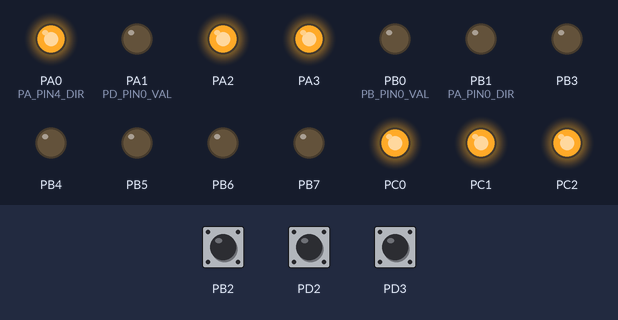
Bench run of a program on a simulated ATmega32, built with avr-gcc and emulated at 1 MHz. Shown: output pins drawn as LEDs (lit = HIGH). Inputs (shaded band) come from the test bench; at power-on: PB2 HIGH, PD2 HIGH, PD3 HIGH.

Above: at 1.2 s.
1.3 s: PB2 pulled LOW for 0.15 s
At 2.1 s:
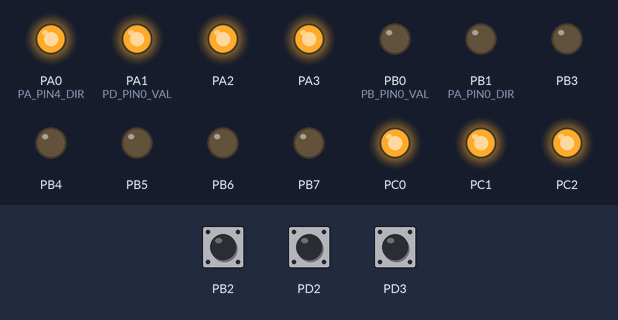
2.9 s: PD2 pulled LOW for 0.15 s
At 3.3 s:
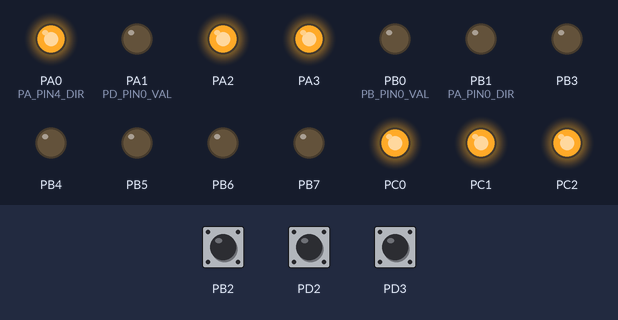
4.5 s: PD2 pulled LOW for 1 s
At 5.7 s:
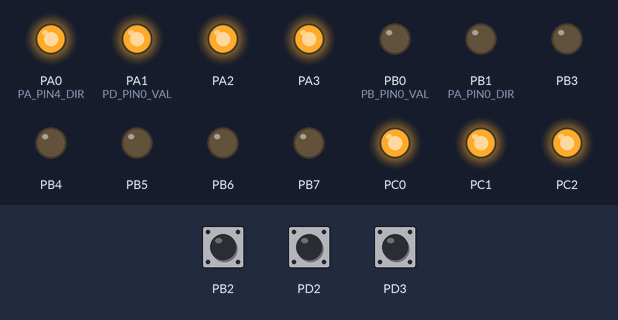
Timing chart, 0 to 7.5 s (numbered marks = the images above; inputs shaded):
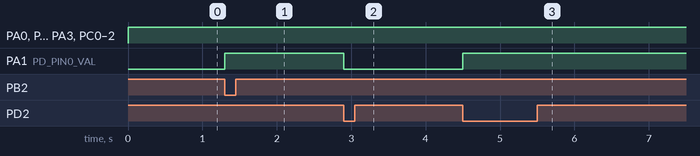

The program:

main.c
```c
/*
 * main.c
 *
 *  Created on: Oct 20, 2023
 *      Author: Admin
 */
#include "../LIB/STDTYPE.h"
#include "../LIB/ErrorState.h"
#include "../LIB/Interrupt.h"

#include "../MCAL/DIO/DIO_int.h"

#include "../MCAL/GIE/GIE_int.h"

#include "../MCAL/EXTI/EXTI_config.h"
#include "../MCAL/EXTI/EXTI_int.h"


void Toggle();
void Clear();
void Set();

extern EXTI_t EXTI_ArrstrConfig[3];

int main(void)
{
	DIO_enuInit();
	GIE_enuEnable();
	EXIT_enuInit(EXTI_ArrstrConfig);

	DIO_enuSetPinDirection(DIO_u8PORTA,DIO_u8PIN1,DIO_u8OUTPUT);
	DIO_enuSetPinValue(DIO_u8PORTA,DIO_u8PIN1,DIO_u8LOW);
        //INT0
	DIO_enuSetPinDirection(DIO_u8PORTD,DIO_u8PIN2,DIO_u8INPUT);
	DIO_enuSetPinValue(DIO_u8PORTD,DIO_u8PIN2,DIO_u8PULL_UP);
       //INT1
	DIO_enuSetPinDirection(DIO_u8PORTD,DIO_u8PIN3,DIO_u8INPUT);
	DIO_enuSetPinValue(DIO_u8PORTD,DIO_u8PIN3,DIO_u8PULL_UP);
      //INT2
	DIO_enuSetPinDirection(DIO_u8PORTB,DIO_u8PIN2,DIO_u8INPUT);
	DIO_enuSetPinValue(DIO_u8PORTB,DIO_u8PIN2,DIO_u8PULL_UP);

	EXTI_enuCallBack((Toggle),NULL,0); //if INT0
	EXTI_enuCallBack((Clear),NULL,1); //if INT1
	EXTI_enuCallBack((Set),NULL,2);  //if INT2

	while(1)
	{

	}
	return 0;
}
void Toggle()
{
	DIO_enuTogPin(DIO_u8PORTA,DIO_u8PIN1);
}

void Clear()
{
	DIO_enuSetPinValue(DIO_u8PORTA,DIO_u8PIN1,DIO_u8LOW);

}
void Set()
{
	DIO_enuSetPinDirection(DIO_u8PORTA,DIO_u8PIN1,DIO_u8OUTPUT);
	DIO_enuSetPinValue(DIO_u8PORTA,DIO_u8PIN1,DIO_u8HIGH);

}
```

ErrorState.h
```c
/*
 * ErorrState.h
 *
 *  Created on: Jul 20, 2023
 *      Author: Admin
 */

#ifndef ERRORSTATE_H_
#define ERRORSTATE_H_

typedef enum
{
	ES_NOK,
	ES_OK,
	ES_NULL_POINTER,
	ES_OUT_OF_RANGE

}ES_t;


#endif /* ERRORSTATE_H_ */
```

Interrupt.h
```c
/*
 * Interrupt.h
 *
 *  Created on: Oct 20, 2023
 *      Author: Admin
 */

#ifndef HAL_INTERRUPT_H_
#define HAL_INTERRUPT_H_

#define  ISR(VECT_NUM)   void VECT_NUM (void) __attribute__ ((signal));\
                         void VECT_NUM (void)

/*EXTI Request 0*/
#define   VECT_INT0                 __vector_1

/*EXTI Request 1*/
#define   VECT_INT1                 __vector_2

/*EXTI Request 2*/
#define   VECT_INT2                 __vector_3

/*TIMER2 Compare Match*/
#define   VECT_TIMER2_COMP          __vector_4

/*TIMER2 OverFlow*/
#define   VECT_TIMER2_OVF           __vector_5

/*TIMER1 Capture Event*/
#define   VECT_TIMER1_CAPT          __vector_6

/*TIMER1 Compare Match A*/
#define   VECT_TIMER1_COMPA         __vector_7

/*TIMER1 Compare Match B*/
#define   VECT_TIMER1_COMPB         __vector_8

/*TIMER1 OverFlow*/
#define   VECT_TIMER1_OVF           __vector_9

/*TIMER0 Compare Match*/
#define   VECT_TIMER0_COMP          __vector_10

/*TIMER0 OverFlow*/
#define   VECT_TIMER0_OVF           __vector_11

/*SPI Serial Transfer Complete*/
#define   VECT_SPI_STC              __vector_12

/*USART RX Complete*/
#define   VECT_USART_RXC            __vector_13

/*USART Data Register Empty*/
#define   VECT_USART_UDRE           __vector_14

/*USART TX Copmlete*/
#define   VECT_USART_TXC            __vector_15

/*ADC Conversion Complete*/
#define   VECT_ADC                  __vector_16

/*EEPROM Ready*/
#define   VECT_EE_RDY               __vector_17

/*Analog Comparator*/
#define   VECT_ANA_COMP             __vector_18

/*Two_wire Serial Interface*/
#define   VECT_TWI                  __vector_19

/*Store Program Memory Ready*/
#define   VECT_SPM_RDY              __vector_20

#endif /* HAL_INTERRUPT_H_ */
```

STDTYPE.h
```c
   #ifndef STDTYPE_H_
   #define STDTYPE_H_

 	typedef unsigned char u8;
	typedef unsigned short int u16;
	typedef unsigned int u32;
	typedef signed char s8;
	typedef signed short int s16;
	typedef signed int s32;
	typedef float f32;
	typedef double f64;

#define NULL (void*)0

#endif
```

DIO_config.h
```c
/*
 * DIO_config.h
 *
 *  Created on: Jul 20, 2023
 *      Author: Admin
 */

#ifndef DIO_CONFIG_H_
#define DIO_CONFIG_H_

#define PA_PIN0_DIR OUTPUT
#define PA_PIN1_DIR OUTPUT
#define PA_PIN2_DIR OUTPUT
#define PA_PIN3_DIR OUTPUT
#define PA_PIN4_DIR INPUT
#define PA_PIN5_DIR INPUT
#define PA_PIN6_DIR INPUT
#define PA_PIN7_DIR INPUT

#define PB_PIN0_DIR OUTPUT
#define PB_PIN1_DIR OUTPUT
#define PB_PIN2_DIR OUTPUT
#define PB_PIN3_DIR OUTPUT
#define PB_PIN4_DIR OUTPUT
#define PB_PIN5_DIR OUTPUT
#define PB_PIN6_DIR OUTPUT
#define PB_PIN7_DIR OUTPUT

#define PC_PIN0_DIR OUTPUT
#define PC_PIN1_DIR OUTPUT
#define PC_PIN2_DIR OUTPUT
#define PC_PIN3_DIR OUTPUT
#define PC_PIN4_DIR INPUT
#define PC_PIN5_DIR INPUT
#define PC_PIN6_DIR INPUT
#define PC_PIN7_DIR INPUT

#define PD_PIN0_DIR INPUT
#define PD_PIN1_DIR OUTPUT
#define PD_PIN2_DIR INPUT
#define PD_PIN3_DIR OUTPUT
#define PD_PIN4_DIR INPUT
#define PD_PIN5_DIR INPUT
#define PD_PIN6_DIR OUTPUT
#define PD_PIN7_DIR INPUT

#define PA_PIN0_VAL HIGH
#define PA_PIN1_VAL HIGH
#define PA_PIN2_VAL HIGH
#define PA_PIN3_VAL HIGH
#define PA_PIN4_VAL PULL_UP
#define PA_PIN5_VAL PULL_UP
#define PA_PIN6_VAL PULL_UP
#define PA_PIN7_VAL PULL_UP

#define PB_PIN0_VAL LOW
#define PB_PIN1_VAL LOW
#define PB_PIN2_VAL LOW
#define PB_PIN3_VAL LOW
#define PB_PIN4_VAL LOW
#define PB_PIN5_VAL LOW
#define PB_PIN6_VAL LOW
#define PB_PIN7_VAL LOW

#define PC_PIN0_VAL HIGH
#define PC_PIN1_VAL HIGH
#define PC_PIN2_VAL HIGH
#define PC_PIN3_VAL HIGH
#define PC_PIN4_VAL PULL_UP
#define PC_PIN5_VAL PULL_UP
#define PC_PIN6_VAL PULL_UP
#define PC_PIN7_VAL PULL_UP

#define PD_PIN0_VAL HIGH
#define PD_PIN1_VAL LOW
#define PD_PIN2_VAL FLOAT
#define PD_PIN3_VAL PULL_UP
#define PD_PIN4_VAL HIGH
#define PD_PIN5_VAL LOW
#define PD_PIN6_VAL FLOAT
#define PD_PIN7_VAL PULL_UP

#endif /* DIO_CONFIG_H_ */
```

DIO_int.h
```c
/*
 * DIO_int.h
 *
 *  Created on: Jul 20, 2023
 *      Author: Admin
 */

#ifndef DIO_INT_H_
#define DIO_INT_H_
//#include "ErorrState.h"


#define DIO_u8INPUT 0
#define DIO_u8OUTPUT 1

#define DIO_u8LOW 0
#define DIO_u8HIGH 1

#define DIO_u8FLOAT 0
#define DIO_u8PULL_UP 1

#define DIO_u8PORTA 0
#define DIO_u8PORTB 1
#define DIO_u8PORTC 2
#define DIO_u8PORTD 3


#define DIO_u8PIN0 0
#define DIO_u8PIN1 1
#define DIO_u8PIN2 2
#define DIO_u8PIN3 3
#define DIO_u8PIN4 4
#define DIO_u8PIN5 5
#define DIO_u8PIN6 6
#define DIO_u8PIN7 7

ES_t DIO_enuInit(void);
ES_t DIO_enuSetPortDirection(u8 Copy_u8PortID , u8 Copy_u8Value );
ES_t DIO_enuSetPortValue(u8 Copy_u8PortID , u8 Copy_u8Value );
ES_t DIO_enuTogPort(u8 Copy_u8PortID );
ES_t DIO_enuGetPortValue(u8 Copy_u8PortID , u8* Copy_Pu8Value );
ES_t DIO_enuSetPinDirection(u8 Copy_u8PortID ,u8 Copy_u8PinID, u8 Copy_u8Value );
ES_t DIO_enuSetPinValue(u8 Copy_u8PortID ,u8 Copy_u8PinID, u8 Copy_u8Value );
ES_t DIO_enuTogPin(u8 Copy_u8PortIDu8 ,u8 Copy_u8PinID );
ES_t DIO_enuGetPinValue(u8 Copy_u8PortID ,u8 Copy_u8PinID, u8* Copy_Pu8Value );

#endif /* DIO_INT_H_ */
```

DIO_priv.h
```c
/*
 * DIO_priv.h
 *
 *  Created on: Jul 20, 2023
 *      Author: Admin
 */

#ifndef DIO_PRIV_H_
#define DIO_PRIV_H_

#define DIO_MASK_BIT 1

#define INPUT 0
#define OUTPUT 1

#define LOW 0
#define HIGH 1
#define FLOAT 0
#define PULL_UP 1

#define DIO_PORTA 0
#define DIO_PORTB 1
#define DIO_PORTC 2
#define DIO_PORTD 3

#define DIO_PIN0 0
#define DIO_PIN1 1
#define DIO_PIN2 2
#define DIO_PIN3 3
#define DIO_PIN4 4
#define DIO_PIN5 5
#define DIO_PIN6 6
#define DIO_PIN7 7

#define DDRA *((u8*)0x3A)
#define PORTA *((u8*)0x3B)
#define PINA *((volatile u8*)0x39)

#define DDRB *((u8*)0x37)
#define PORTB *((u8*)0x38)
#define PINB *((volatile u8*)0x36)

#define PORTC *((u8*)0x35)
#define DDRC *((u8*)0x34)
#define PINC *((volatile u8*)0x33)

#define PORTD *((u8*)0x32)
#define DDRD *((u8*)0x31)
#define PIND *((volatile u8*)0x30)

#define CONC_HELP(b7,b6,b5,b4,b3,b2,b1,b0)  0b##b7##b6##b5##b4##b3##b2##b1##b0
#define CONC(b7,b6,b5,b4,b3,b2,b1,b0)  CONC_HELP(b7,b6,b5,b4,b3,b2,b1,b0)


#endif /* DIO_PRIV_H_ */
```

DIO_prog.c
```c
/*
 * DIO_prog.c
 *
 *  Created on: Jul 20, 2023
 *      Author: Marina
 */
#include "../../LIB/STDTYPE.h"
#include "../../LIB/ErrorState.h"

#include "DIO_priv.h"
#include "DIO_config.h"

ES_t DIO_enuInit(void)
{
	ES_t Local_enuErrorstate= ES_NOK;

	DDRA = CONC(PA_PIN7_DIR,PA_PIN6_DIR,PA_PIN5_DIR,PA_PIN4_DIR,PA_PIN3_DIR,PA_PIN2_DIR,PA_PIN1_DIR,PA_PIN0_DIR);
	DDRB = CONC(PB_PIN7_DIR,PB_PIN6_DIR,PB_PIN5_DIR,PB_PIN4_DIR,PB_PIN3_DIR,PB_PIN2_DIR,PB_PIN1_DIR,PB_PIN0_DIR);
	DDRC = CONC(PC_PIN7_DIR,PC_PIN6_DIR,PC_PIN5_DIR,PC_PIN4_DIR,PC_PIN3_DIR,PC_PIN2_DIR,PC_PIN1_DIR,PC_PIN0_DIR);
	DDRD = CONC(PD_PIN7_DIR,PD_PIN6_DIR,PD_PIN5_DIR,PD_PIN4_DIR,PD_PIN3_DIR,PD_PIN2_DIR,PD_PIN1_DIR,PD_PIN0_DIR);

	PORTA = CONC(PA_PIN7_VAL,PA_PIN6_VAL,PA_PIN5_VAL,PA_PIN4_VAL,PA_PIN3_VAL,PA_PIN2_VAL,PA_PIN1_VAL,PA_PIN0_VAL);
	PORTB = CONC(PB_PIN7_VAL,PB_PIN6_VAL,PB_PIN5_VAL,PB_PIN4_VAL,PB_PIN3_VAL,PB_PIN2_VAL,PB_PIN1_VAL,PB_PIN0_VAL);
	PORTC = CONC(PC_PIN7_VAL,PC_PIN6_VAL,PC_PIN5_VAL,PC_PIN4_VAL,PC_PIN3_VAL,PC_PIN2_VAL,PC_PIN1_VAL,PC_PIN0_VAL);
	PORTD = CONC(PD_PIN7_VAL,PD_PIN6_VAL,PD_PIN5_VAL,PD_PIN4_VAL,PD_PIN3_VAL,PD_PIN2_VAL,PD_PIN1_VAL,PD_PIN0_VAL);

	 Local_enuErrorstate = ES_OK;
	return Local_enuErrorstate;
}
ES_t DIO_enuSetPortDirection(u8 Copy_u8PortID , u8 Copy_u8Value )
{
	ES_t Local_enuErrorstate= ES_NOK ;
	if (Copy_u8PortID <= DIO_PORTD)
	{
		switch(Copy_u8PortID)
		{
		case DIO_PORTA:
			DDRA = Copy_u8Value;
			break;
		case DIO_PORTB:
			DDRB = Copy_u8Value;
			break;
		case DIO_PORTC:
			DDRC = Copy_u8Value;
			break;
		case DIO_PORTD:
			DDRD = Copy_u8Value;
			break;
		}
		 Local_enuErrorstate = ES_OK;
	}
	else
	{
		 Local_enuErrorstate = ES_OUT_OF_RANGE;
	}

	return Local_enuErrorstate;
}

ES_t DIO_enuSetPortValue(u8 Copy_u8PortID , u8 Copy_u8Value )
{
	ES_t Local_enuErrorstate = ES_NOK;

	if (Copy_u8PortID <= DIO_PORTD)
	{
		switch(Copy_u8PortID)
		{
		case DIO_PORTA:
			PORTA = Copy_u8Value;
			break;
		case DIO_PORTB:
			PORTB = Copy_u8Value;
			break;
		case DIO_PORTC:
			PORTC = Copy_u8Value;
			break;
		case DIO_PORTD:
			PORTD = Copy_u8Value;
			break;
		}
		 Local_enuErrorstate = ES_OK;
	}
	else
	{
		 Local_enuErrorstate = ES_OUT_OF_RANGE;
	}
	return Local_enuErrorstate;
}

ES_t DIO_enuTogPort(u8 Copy_u8PortID )
{
	ES_t Local_enuErrorstate = ES_NOK;

	if (Copy_u8PortID <= DIO_PORTD)
	{
		switch(Copy_u8PortID)
		{
		case DIO_PORTA:
			PORTA = ~PORTA;
			break;
		case DIO_PORTB:
			PORTB = ~PORTB;
			break;
		case DIO_PORTC:
			PORTC = ~PORTC;
			break;
		case DIO_PORTD:
			PORTD = ~PORTD;
			break;
		}
		 Local_enuErrorstate = ES_OK;
	}
	else
	{
		 Local_enuErrorstate = ES_OUT_OF_RANGE;
	}
	return Local_enuErrorstate;
}

ES_t DIO_enuGetPortValue(u8 Copy_u8PortID , u8* Copy_Pu8Value )
{
	ES_t Local_enuErrorstate = ES_NOK;
      if(Copy_Pu8Value != NULL)
      {
    	  if (Copy_u8PortID <= DIO_PORTD)
    	  {
    			switch(Copy_u8PortID)
    			{
    			case DIO_PORTA:
    				*Copy_Pu8Value = PINA;
    				break;
    			case DIO_PORTB:
    				*Copy_Pu8Value = PINB;
    				break;
    			case DIO_PORTC:
    				*Copy_Pu8Value = PINC;
    				break;
    			case DIO_PORTD:
    				*Copy_Pu8Value = PIND;
    				break;
    			}
    			 Local_enuErrorstate = ES_OK;
    	  }else
    	  {
    		  Local_enuErrorstate = ES_OUT_OF_RANGE;
    	  }
      }else
      {
    	  Local_enuErrorstate = ES_NULL_POINTER;
      }
	return Local_enuErrorstate;
}

ES_t DIO_enuSetPinDirection(u8 Copy_u8PortID ,u8 Copy_u8PinID, u8 Copy_u8Value )
{
	ES_t Local_enuErrorstate = ES_NOK;
	  if (Copy_u8PortID <= DIO_PORTD &&
			  Copy_u8PinID <=DIO_PIN7 &&
			  Copy_u8Value <= OUTPUT)
	    	  {
			switch(Copy_u8PortID)
			{
			case DIO_PORTA:
				DDRA &=~(DIO_MASK_BIT<<Copy_u8PinID);
				DDRA |=(Copy_u8Value<<Copy_u8PinID);
				break;
			case DIO_PORTB:
				DDRB &=~(DIO_MASK_BIT<<Copy_u8PinID);
				DDRB |=(Copy_u8Value<<Copy_u8PinID);
				break;
			case DIO_PORTC:
				DDRC &=~(DIO_MASK_BIT<<Copy_u8PinID);
				DDRC |=(Copy_u8Value<<Copy_u8PinID);
				break;
			case DIO_PORTD:
				DDRD &=~(DIO_MASK_BIT<<Copy_u8PinID);
				DDRD |=(Copy_u8Value<<Copy_u8PinID);
				break;
			}
			 Local_enuErrorstate = ES_OK;
	    	  }else
	    	  {
	    		  Local_enuErrorstate = ES_OUT_OF_RANGE;
	    	  }
	return Local_enuErrorstate;
}

ES_t DIO_enuSetPinValue(u8 Copy_u8PortID ,u8 Copy_u8PinID, u8 Copy_u8Value )
{
	ES_t Local_enuErrorstate = ES_NOK;
	  if (Copy_u8PortID <= DIO_PORTD &&
			  Copy_u8PinID <=DIO_PIN7 &&
			  Copy_u8Value <= OUTPUT)
	    	  {
			switch(Copy_u8PortID)
			{
			case DIO_PORTA:
				PORTA &=~(DIO_MASK_BIT<<Copy_u8PinID);
				PORTA |=(Copy_u8Value<<Copy_u8PinID);
				break;
			case DIO_PORTB:
				PORTB &=~(DIO_MASK_BIT<<Copy_u8PinID);
				PORTB |=(Copy_u8Value<<Copy_u8PinID);
				break;
			case DIO_PORTC:
				PORTC &=~(DIO_MASK_BIT<<Copy_u8PinID);
				PORTC |=(Copy_u8Value<<Copy_u8PinID);
				break;
			case DIO_PORTD:
				PORTD &=~(DIO_MASK_BIT<<Copy_u8PinID);
				PORTD |=(Copy_u8Value<<Copy_u8PinID);
				break;
			}
			 Local_enuErrorstate = ES_OK;
	    	  }else
	    	  {
	    		  Local_enuErrorstate = ES_OUT_OF_RANGE;
	    	  }
	return Local_enuErrorstate;
}

ES_t DIO_enuTogPin(u8 Copy_u8PortID ,u8 Copy_u8PinID )
{
	ES_t Local_enuErrorstate = ES_NOK;
	  if (Copy_u8PortID <= DIO_PORTD
		   &&Copy_u8PinID <=DIO_PIN7)
	  {
			switch(Copy_u8PortID)
			{
			case DIO_PORTA:
				PORTA ^=(DIO_MASK_BIT<<Copy_u8PinID);
				break;
			case DIO_PORTB:
				PORTB ^=(DIO_MASK_BIT<<Copy_u8PinID);
				break;
			case DIO_PORTC:
				PORTC ^=(DIO_MASK_BIT<<Copy_u8PinID);
				break;
			case DIO_PORTD:
				PORTD ^=(DIO_MASK_BIT<<Copy_u8PinID);
				break;
			}

		 Local_enuErrorstate = ES_OK;
	  }else
	    {
	    	Local_enuErrorstate = ES_OUT_OF_RANGE;
	     }
	return Local_enuErrorstate;
}

ES_t DIO_enuGetPinValue(u8 Copy_u8PortID ,u8 Copy_u8PinID, u8* Copy_Pu8Value )
{
	ES_t Local_enuErrorstate = ES_NOK;
    if(Copy_Pu8Value != NULL)
    {
	  if (Copy_u8PortID <= DIO_PORTD
		   &&Copy_u8PinID <=DIO_PIN7)
	  {
			switch(Copy_u8PortID)
			{
			case DIO_PORTA:
				*Copy_Pu8Value =((PINA>>Copy_u8PinID)&DIO_MASK_BIT);
				break;
			case DIO_PORTB:
				*Copy_Pu8Value =((PINB>>Copy_u8PinID)&DIO_MASK_BIT);
				break;
			case DIO_PORTC:
				*Copy_Pu8Value =((PINC>>Copy_u8PinID)&DIO_MASK_BIT);
				break;
			case DIO_PORTD:
				*Copy_Pu8Value =((PIND>>Copy_u8PinID)&DIO_MASK_BIT);
				break;
			}

		 Local_enuErrorstate = ES_OK;
	  }else
	    {
	    	Local_enuErrorstate = ES_OUT_OF_RANGE;
	     }
    }else
    {
  	  Local_enuErrorstate = ES_NULL_POINTER;
    }
	return Local_enuErrorstate;
}
```

EXTI_config.c
```c
/*
 * EXTI_config.c
 *
 *  Created on: Oct 20, 2023
 *      Author: Admin
 */
#include "../../LIB/STDTYPE.h"
#include "../../LIB/ErrorState.h"

#include "EXTI_config.h"
#include "EXTI_priv.h"


EXTI_t EXTI_ArrstrConfig[3]=
{
		{ENABLE,FALLING_EDGE},
		{ENABLE,RISING_EDGE},
		{ENABLE,FALLING_EDGE}
};
```

EXTI_config.h
```c
/*
 * EXIT_CONFIG.h
 *
 *  Created on: Oct 20, 2023
 *      Author: Admin
 */

#ifndef HAL_EXTI_CONFIG_H_
#define HAL_EXTI_CONFIG_H_

typedef struct
{

	u8 EXTI_u8State; //Enable or Disable
	u8 EXTI_u8SenseLevel;

}EXTI_t;


#endif /* HAL_EXTI_CONFIG_H_ */
```

EXTI_int.h
```c
/*
 * EXTI_int.h
 *
 *  Created on: Oct 20, 2023
 *      Author: Admin
 */

#ifndef HAL_EXTI_INT_H_
#define HAL_EXTI_INT_H_


ES_t EXIT_enuInit(EXTI_t* copy_pstrEXTIConfig);

ES_t EXIT_enuSelectSenseLevel(u8 copy_u8ID,u8 copy_u8SenseLevel);

ES_t EXIT_enuEnableInt(u8 copy_u8ID);

ES_t EXIT_enuDisableInt(u8 copy_u8ID);

ES_t EXTI_enuCallBack(void(*copy_pFunApp)(void*),void* copy_pvoidParameter,u8 copy_u8EXTI_ID);

#endif /* HAL_EXTI_INT_H_ */
```

EXTI_priv.h
```c
/*
 * EXIT_priv.h
 *
 *  Created on: Oct 20, 2023
 *      Author: Admin
 */

#ifndef HAL_EXTI_PRIV_H_
#define HAL_EXTI_PRIV_H_

#define MCUCR   *((volatile u8*)0x55)
#define GICR    *((volatile u8*)0x5B)
#define GIFR    *((volatile u8*)0x5A)
#define MCUCSR  *((volatile u8*)0x54)

#define ENABLE    1
#define DISABLE   0

#define INT0  0
#define INT1  1
#define INT2  2

#define RISING_EDGE     1
#define FALLING_EDGE    2
#define LOGICAL_CHANGE  3
#define LOW_LEVEL       4

#endif /* HAL_EXTI_PRIV_H_ */
```

GIE_int.h
```c
/*
 * GIE_int.h
 *
 *  Created on: Oct 23, 2023
 *      Author: Admin
 */

#ifndef MCAL_GIE_GIE_INT_H_
#define MCAL_GIE_GIE_INT_H_

ES_t GIE_enuEnable(void);

ES_t GIE_enuDisable(void);

#endif /* MCAL_GIE_GIE_INT_H_ */
```

GIE_priv.h
```c
/*
 * GIE_priv.h
 *
 *  Created on: Oct 23, 2023
 *      Author: Admin
 */

#ifndef MCAL_GIE_GIE_PRIV_H_
#define MCAL_GIE_GIE_PRIV_H_

#define SREG *((volatile u8*)0x5f)

#endif /* MCAL_GIE_GIE_PRIV_H_ */
```

GIE_prog.c
```c
/*
 * GIE_prog.c
 *
 *  Created on: Oct 23, 2023
 *      Author: Admin
 */
#include "../../LIB/ErrorState.h"
#include "../../LIB/STDTYPE.h"

#include "GIE_priv.h"

ES_t GIE_enuEnable(void)
{
	ES_t Local_enuErrorstate=ES_NOK;

	SREG |=(1<<7);

	return Local_enuErrorstate;
}

ES_t GIE_enuDisable(void)
{
     ES_t Local_enuErrorstate=ES_NOK;

     SREG &=~(1<<7);

     return Local_enuErrorstate;
}
```

Source omitted: EXTI_prog.c (5360 bytes)

Measured:
- after the input at 1.3 s, PA1 (PD_PIN0_VAL): LOW → HIGH at once
- after the input at 2.9 s, PA1 (PD_PIN0_VAL): HIGH → LOW at once
- after the input at 4.5 s, PA1 (PD_PIN0_VAL): LOW → HIGH at once
